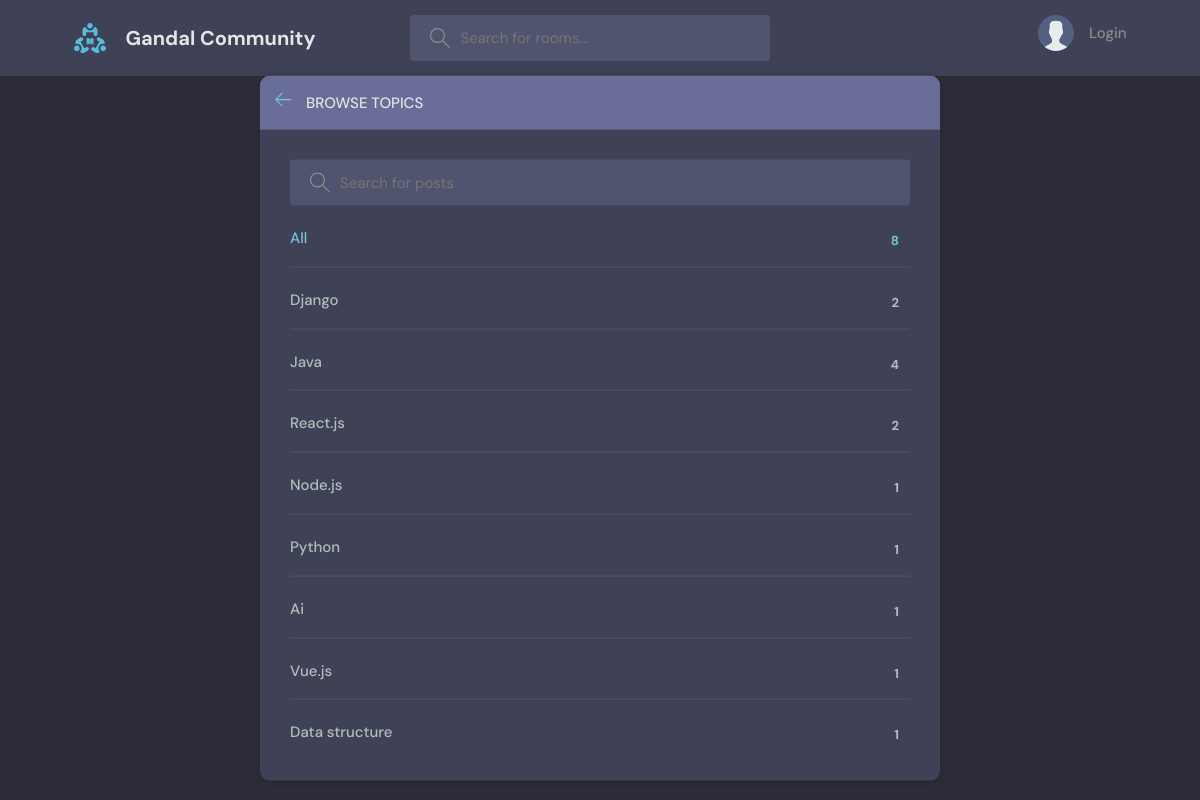
The app's page /topics with its own data.
### blog/models.py (models this page shows, shortened)
class Topic(models.Model):
    name = models.CharField(max_length=200)

### blog/views.py (the view)
# urls.py: path('topics', views.mobileTopics, name="topics"),
def mobileTopics(request):
    q = request.GET.get('q') if request.GET.get('q') is not None else ''
    topics = Topic.objects.filter(name__icontains=q)
    return render(request, "blog/topicsmobile.html", {"topics": topics})

### blog/templates/blog/topicsmobile.html (shortened to what this page needs)
{% extends 'main.html' %}
{% block content %}
    <main class="create-room layout">
      <div class="container">
        <div class="layout__box">
          <div class="layout__boxHeader">
            <div class="layout__boxTitle">
              <a href="{% url 'home' %}">
                <svg version="1.1" xmlns="http://www.w3.org/2000/svg" width="32" height="32" viewBox="0 0 32 32">
                  <title>arrow-left</title>
                  <path
                    d="M13.723 2.286l-13.723 13.714 13.719 13.714 1.616-1.611-10.96-10.96h27.625v-2.286h-27.625l10.965-10.965-1.616-1.607z"
                  ></path>
                </svg>
              </a>
              <h3>Browse Topics</h3>
            </div>
          </div>
          <div class="topics-page layout__body">
            <form method="get" action="" class="header__search">
              <label>
                <input name="q" placeholder="Search for posts" />
              </label>
            </form>
            <ul class="topics__list">
              <li>
                <a href="{% url 'home' %}" class="active">All <span>{{ topics.count }}</span></a>
              </li>
                {% for topic in topics %}
                  <li>
                    <a href="{% url 'home' %}?q={{ topic.name }}">{{ topic.name }} <span>{{ topic.room_set.all.count }}</span></a>
                  </li>
                {% endfor %}
            </ul>
          </div>
        </div>
      </div>
    </main>
{% endblock content %}

### templates/main.html (shortened to what this page needs)
{% load static %}
{% load static %}
<!DOCTYPE html>
<html lang="en">
  <head>
    <link rel="stylesheet" href="{%  static 'styles/style.css'%}" />
  </head>
  <body>
    {% include 'navbar.html' %}
    {% block content %}
    {% endblock content %}
  </body>
</html>

### templates/navbar.html (shortened to what this page needs)
{% load static %}
<!DOCTYPE html>
<html lang="en">
<head>
</head>
<body>
    <header class="header sticky header--loggedIn">
      <div class="container sticky">
        <a href="{% url 'home' %}" class="header__logo">
          <img src="{% static 'assets/logo.svg'%}"  alt="logo"/>
          <h1>Gandal Community</h1>
        </a>
        <form class="header__search" action="{% url 'home' %}" method="GET">
          <label>
            <input name="q" placeholder="Search for rooms..." />
          </label>
        </form>
        <nav class="header__menu">
        {% if request.user.is_authenticated %}
          <div class="header__user">
            <a href="{% url 'profile' user.id %}">
              <div class="avatar avatar--medium active">
                <img src="{{ request.user.avatar.url }}"  alt="me"/>
              </div>
              <p>{{ user.username |capfirst}} <span>@{{ user.username }}</span></p>
            </a>
            <button class="dropdown-button">
              <svg  xmlns="http://www.w3.org/2000/svg" width="32" height="32" viewBox="0 0 32 32">
                <title>chevron-down</title>
                <path d="M16 21l-13-13h-3l16 16 16-16h-3l-13 13z"></path>
              </svg>
            </button>
          </div>
            {% else %}
              <a href="{% url 'login' %}">
                <img src="{% static 'assets/avatar.svg'%}"  alt="logo"/>
                <p>Login</p>
              </a>
            {% endif %}
        </nav>
      </div>
    </header>
</body>
</html>

### static/styles/style.css (style rules this page uses)
:root { --color-main: #71c6dd; --color-main-light: #e1f6fb; --color-dark: #3f4156; --color-dark-medium: #51546e; --color-dark-light: #696d97; --color-light: #e5e5e5; --color-gray: #8b8b8b; --color-light-gray: #b2bdbd; --color-bg: #2d2d39; --color-success: #5dd693; --color-error: #fc4b0b; }
* { font-family: "DM Sans", -apple-system, BlinkMacSystemFont, "Segoe UI", Roboto, Oxygen, Ubuntu, Cantarell, "Open Sans", "Helvetica Neue", sans-serif; margin: 0; padding: 0; box-sizing: border-box; text-rendering: optimizeLegibility; font-size: inherit; }
html { font-size: 56.25%; }
@media only screen and (min-width: 1200px) { html { font-size: 62.5%; } }
body { line-height: 1.6; font-weight: 400; font-size: 1.5rem; color: var(--color-light-gray); background-color: var(--color-bg); min-height: 100vh; }
img { width: 100%; }
a { display: inline-block; color: var(--color-main); text-decoration: none; }
.container { max-width: 120rem; width: 90%; margin: auto; }
.header { padding: 1.5rem; background-color: var(--color-dark); }
.header > .container { display: flex; gap: 9.5rem; }
.header__logo, .header__user { display: flex; gap: 2rem; align-items: center; }
.header__logo > img { height: 3.2rem; width: 3.2rem; }
.header__logo > h1 { font-weight: 700; font-size: 2rem; color: var(--color-light); }
.header__search > label { background-color: var(--color-dark-medium); padding: 1.3rem 1rem; display: flex; align-items: center; gap: 1rem; border-radius: 4px; }
.header__search svg { fill: var(--color-gray); width: 2rem; height: 2rem; margin-left: 1rem; }
.header__search input { width: 30rem; background: transparent; border: none; outline: none; color: var(--color-light); }
.header__menu { margin-left: auto; position: relative; }
.header__menu a { display: flex; gap: 1.5rem; align-items: center; font-weight: 500; text-decoration: none; color: var(--color-gray); }
.header__menu img { height: 3.6rem; }
.header__menu p { line-height: 1.2; }
.layout { margin-top: 2.4rem; }
.layout > .container { display: flex; justify-content: space-between; align-items: flex-start; }
.layout__box { width: 90%; max-width: 48rem; min-height: 40rem; position: absolute; top: 50%; left: 50%; transform: translate(-50%, -46%); background-color: var(--color-dark); border-radius: 1rem; box-shadow: 1px 1px 6px 3px rgba(0, 0, 0, 0.1); overflow: hidden; }
.layout__boxHeader { display: flex; padding: 1.5rem; background-color: var(--color-dark-light); }
.layout__boxTitle { display: flex; gap: 1.5rem; align-items: center; }
.layout__boxTitle h3 { text-transform: uppercase; font-weight: 500; color: var(--color-light); }
.layout__boxTitle svg { width: 1.6rem; height: 1.6rem; fill: var(--color-main); }
.layout__body { margin: 3rem; }
.topics__list { list-style: none; }
.topics__list li a { display: flex; justify-content: space-between; margin-bottom: 3rem; font-weight: 500; color: var(--color-light-gray); transition: all 0.3s ease-in-out; }
.topics__list li a.active, .topics__list li a:hover { color: var(--color-main); }
.topics__list li a span { padding: 0.5rem 1rem; background-color: var(--color-dark); border-radius: 3px; font-size: 1.3rem; font-weight: 700; letter-spacing: 1px; }
.topics-page .topics__list li:not(:last-child) a { margin: 2rem 0; padding-bottom: 1rem; text-decoration: none; border-bottom: 1px solid var(--color-dark-medium); }
.topics-page .header__search { display: block; }
.create-room.layout .layout__box { max-width: 68rem; }

### records on screen
Topic: name "Django", room_set.all.count "2"
Topic: name "Java", room_set.all.count "4"
Topic: name "React.js", room_set.all.count "2"
Topic: name "Node.js", room_set.all.count "1"
Topic: name "Python", room_set.all.count "1"
Topic: name "Ai", room_set.all.count "1"
Topic: name "Vue.js", room_set.all.count "1"
Topic: name "Data structure", room_set.all.count "1"

### other values on screen
{{ topics.count }} "8"
